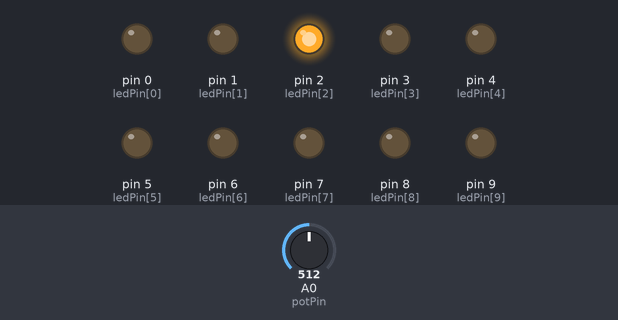
A sketch run on a simulated Arduino Uno, built with avr-gcc and run on an emulated ATmega328P. Shown: output pins drawn as LEDs (lit = HIGH). Dashed ring = blinking. The test bench sets the inputs (shaded band); at power-on: A0 (potPin) = 512.

Above: at 1.3 s.
1.4 s: A0 (potPin) set to 501
At 3.9 s:
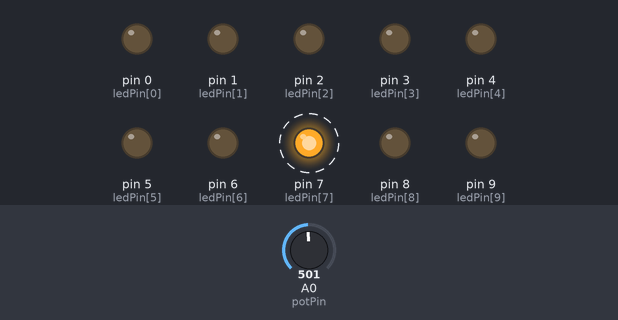
4.5 s: A0 (potPin) set to 475
7.6 s: A0 (potPin) set to 0
At 8.9 s:
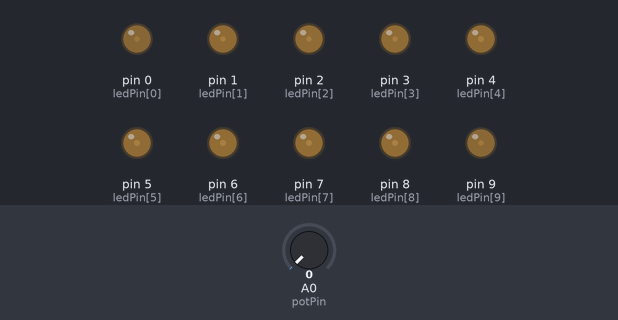
9.4 s: A0 (potPin) set to 20
At 9.59 s:
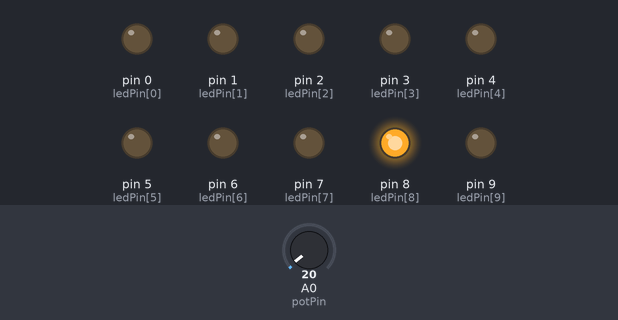
12.5 s: A0 (potPin) set to 122
15.6 s: A0 (potPin) set to 306
At 17.05 s:
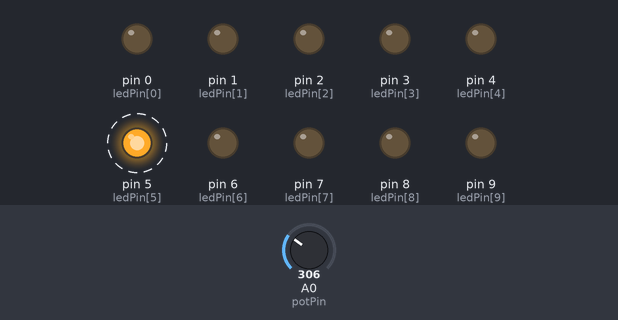
Timing chart, 0 to 19.7 s (numbered marks = the images above; inputs shaded):
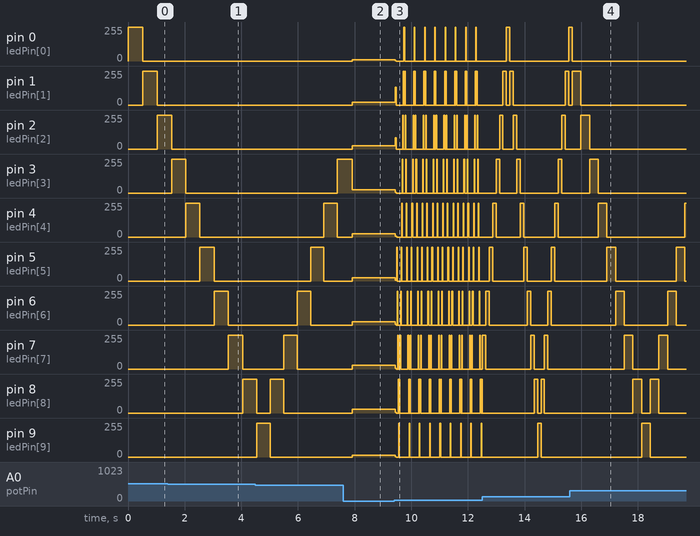

The sketch:

project-4.ino
```cpp
int ledPin[] = { 0, 1, 2, 3, 4, 5, 6, 7, 8, 9 };
int direction = 1;
int currentLED = 0;
int potPin = 0;
unsigned long changeTime;

void setup() {
  for (int x = 0; x < 10; x++) { pinMode(ledPin[x], OUTPUT); }
}

void loop() {
  int delayvalue = analogRead(potPin);

  for (int x = 0; x < 10; x++) { digitalWrite(ledPin[x], LOW); }

  digitalWrite(ledPin[currentLED], HIGH);
  currentLED += direction;
  if (currentLED == 9) { direction = -1; }
  if (currentLED == 0) { direction = 1; }

  delay(delayvalue);
}
```

Measured:
- after the input at 7.6 s, pin 3 (ledPin[3]): 255/255 → 23/255 after 0.31 s; pin 4 (ledPin[4]): 0/255 → 24/255 after 0.31 s; pin 5 (ledPin[5]): 0/255 → 25/255 after 0.31 s; pin 6 (ledPin[6]): 0/255 → 26/255 after 0.31 s; pin 7 (ledPin[7]): 0/255 → 27/255 after 0.31 s
- after the input at 9.4 s, pin 0 (ledPin[0]): 11/255 → 2/255 at once, then moves between 0/255 and 255/255, repeating every 1.1 s; pin 1 (ledPin[1]): 22/255 → 132/255 at once, then repeats every 0.31 s: 0/255 0.25 s, 255/255 0.02 s, 0/255 0.02 s, 255/255 0.02 s
- after the input at 15.6 s, pin 0 (ledPin[0]): goes on until 15.7 s, then stays 0/255
